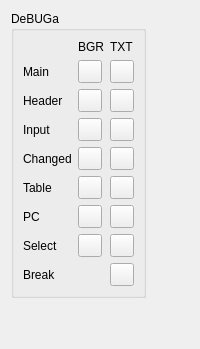
           <widget class="QWidget" name="tab_12">
            <attribute name="icon">
             <iconset resource="../xpeccy.qrc">
              <normaloff>:/images/palette.png</normaloff>:/images/palette.png</iconset>
            </attribute>
            <attribute name="title">
             <string>Palette</string>
            </attribute>
            <layout class="QGridLayout" name="gridLayout_16">
             <item row="0" column="0">
              <widget class="QGroupBox" name="groupBox_7">
               <property name="title">
                <string>DeBUGa</string>
               </property>
               <layout class="QGridLayout" name="gridLayout_15">
                <item row="4" column="0">
                 <widget class="QLabel" name="label_45">
                  <property name="text">
                   <string>Input</string>
                  </property>
                 </widget>
                </item>
                <item row="9" column="0">
                 <widget class="QLabel" name="label_48">
                  <property name="text">
                   <string>PC</string>
                  </property>
                 </widget>
                </item>
                <item row="2" column="0">
                 <widget class="QLabel" name="label_40">
                  <property name="text">
                   <string>Header</string>
                  </property>
                 </widget>
                </item>
                <item row="1" column="0">
                 <widget class="QLabel" name="label_36">
                  <property name="text">
                   <string>Main</string>
                  </property>
                 </widget>
                </item>
                <item row="1" column="1">
                 <widget class="QToolButton" name="tbDbgWinCol">
                  <property name="contextMenuPolicy">
                   <enum>Qt::CustomContextMenu</enum>
                  </property>
                  <property name="text">
                   <string/>
                  </property>
                 </widget>
                </item>
                <item row="1" column="2">
                 <widget class="QToolButton" name="tbDbgTxtCol">
                  <property name="contextMenuPolicy">
                   <enum>Qt::CustomContextMenu</enum>
                  </property>
                  <property name="text">
                   <string/>
                  </property>
                 </widget>
                </item>
                <item row="6" column="0">
                 <widget class="QLabel" name="label_47">
                  <property name="text">
                   <string>Table</string>
                  </property>
                 </widget>
                </item>
                <item row="0" column="2">
                 <widget class="QLabel" name="label_44">
                  <property name="text">
                   <string>TXT</string>
                  </property>
                 </widget>
                </item>
                <item row="2" column="2">
                 <widget class="QToolButton" name="tbDbgHeadFG">
                  <property name="contextMenuPolicy">
                   <enum>Qt::CustomContextMenu</enum>
                  </property>
                  <property name="text">
                   <string/>
                  </property>
                 </widget>
                </item>
                <item row="0" column="1">
                 <widget class="QLabel" name="label_43">
                  <property name="text">
                   <string>BGR</string>
                  </property>
                 </widget>
                </item>
                <item row="2" column="1">
                 <widget class="QToolButton" name="tbDbgHeadBG">
                  <property name="contextMenuPolicy">
                   <enum>Qt::CustomContextMenu</enum>
                  </property>
                  <property name="text">
                   <string/>
                  </property>
                 </widget>
                </item>
                <item row="6" column="1">
                 <widget class="QToolButton" name="tbDbgTableBG">
                  <property name="contextMenuPolicy">
                   <enum>Qt::CustomContextMenu</enum>
                  </property>
                  <property name="text">
                   <string/>
                  </property>
                 </widget>
                </item>
                <item row="6" column="2">
                 <widget class="QToolButton" name="tbDbgTableFG">
                  <property name="contextMenuPolicy">
                   <enum>Qt::CustomContextMenu</enum>
                  </property>
                  <property name="text">
                   <string/>
                  </property>
                 </widget>
                </item>
                <item row="10" column="0">
                 <widget class="QLabel" name="label_49">
                  <property name="text">
                   <string>Select</string>
                  </property>
                 </widget>
                </item>
                <item row="11" column="0">
                 <widget class="QLabel" name="label_50">
                  <property name="text">
                   <string>Break</string>
                  </property>
                 </widget>
                </item>
                <item row="4" column="1">
                 <widget class="QToolButton" name="tbDbgInputBG">
                  <property name="contextMenuPolicy">
                   <enum>Qt::CustomContextMenu</enum>
                  </property>
                  <property name="text">
                   <string/>
                  </property>
                 </widget>
                </item>
                <item row="4" column="2">
                 <widget class="QToolButton" name="tbDbgInputFG">
                  <property name="contextMenuPolicy">
                   <enum>Qt::CustomContextMenu</enum>
                  </property>
                  <property name="text">
                   <string/>
                  </property>
                 </widget>
                </item>
                <item row="5" column="0">
                 <widget class="QLabel" name="label_46">
                  <property name="text">
                   <string>Changed</string>
                  </property>
                 </widget>
                </item>
                <item row="5" column="1">
                 <widget class="QToolButton" name="tbDbgChaBG">
                  <property name="contextMenuPolicy">
                   <enum>Qt::CustomContextMenu</enum>
                  </property>
                  <property name="text">
                   <string/>
                  </property>
                 </widget>
                </item>
                <item row="5" column="2">
                 <widget class="QToolButton" name="tbDbgChaFG">
                  <property name="contextMenuPolicy">
                   <enum>Qt::CustomContextMenu</enum>
                  </property>
                  <property name="text">
                   <string/>
                  </property>
                 </widget>
                </item>
                <item row="9" column="1">
                 <widget class="QToolButton" name="tbDbgPcBG">
                  <property name="contextMenuPolicy">
                   <enum>Qt::CustomContextMenu</enum>
                  </property>
                  <property name="text">
                   <string/>
                  </property>
                 </widget>
                </item>
                <item row="9" column="2">
                 <widget class="QToolButton" name="tbDbgPcFG">
                  <property name="contextMenuPolicy">
                   <enum>Qt::CustomContextMenu</enum>
                  </property>
                  <property name="text">
                   <string/>
                  </property>
                 </widget>
                </item>
                <item row="10" column="1">
                 <widget class="QToolButton" name="tbDbgSelBG">
                  <property name="contextMenuPolicy">
                   <enum>Qt::CustomContextMenu</enum>
                  </property>
                  <property name="text">
                   <string/>
                  </property>
                 </widget>
                </item>
                <item row="10" column="2">
                 <widget class="QToolButton" name="tbDbgSelFG">
                  <property name="contextMenuPolicy">
                   <enum>Qt::CustomContextMenu</enum>
                  </property>
                  <property name="text">
                   <string/>
                  </property>
                 </widget>
                </item>
                <item row="11" column="2">
                 <widget class="QToolButton" name="tbDbgBrkFG">
                  <property name="contextMenuPolicy">
                   <enum>Qt::CustomContextMenu</enum>
                  </property>
                  <property name="text">
                   <string/>
                  </property>
                 </widget>
                </item>
               </layout>
              </widget>
             </item>
             <item row="0" column="1">
              <spacer name="horizontalSpacer_7">
               <property name="orientation">
                <enum>Qt::Horizontal</enum>
               </property>
               <property name="sizeHint" stdset="0">
                <size>
                 <width>40</width>
                 <height>20</height>
                </size>
               </property>
              </spacer>
             </item>
             <item row="1" column="0">
              <spacer name="verticalSpacer_12">
               <property name="orientation">
                <enum>Qt::Vertical</enum>
               </property>
               <property name="sizeHint" stdset="0">
                <size>
                 <width>20</width>
                 <height>40</height>
                </size>
               </property>
              </spacer>
             </item>
            </layout>
           </widget>
